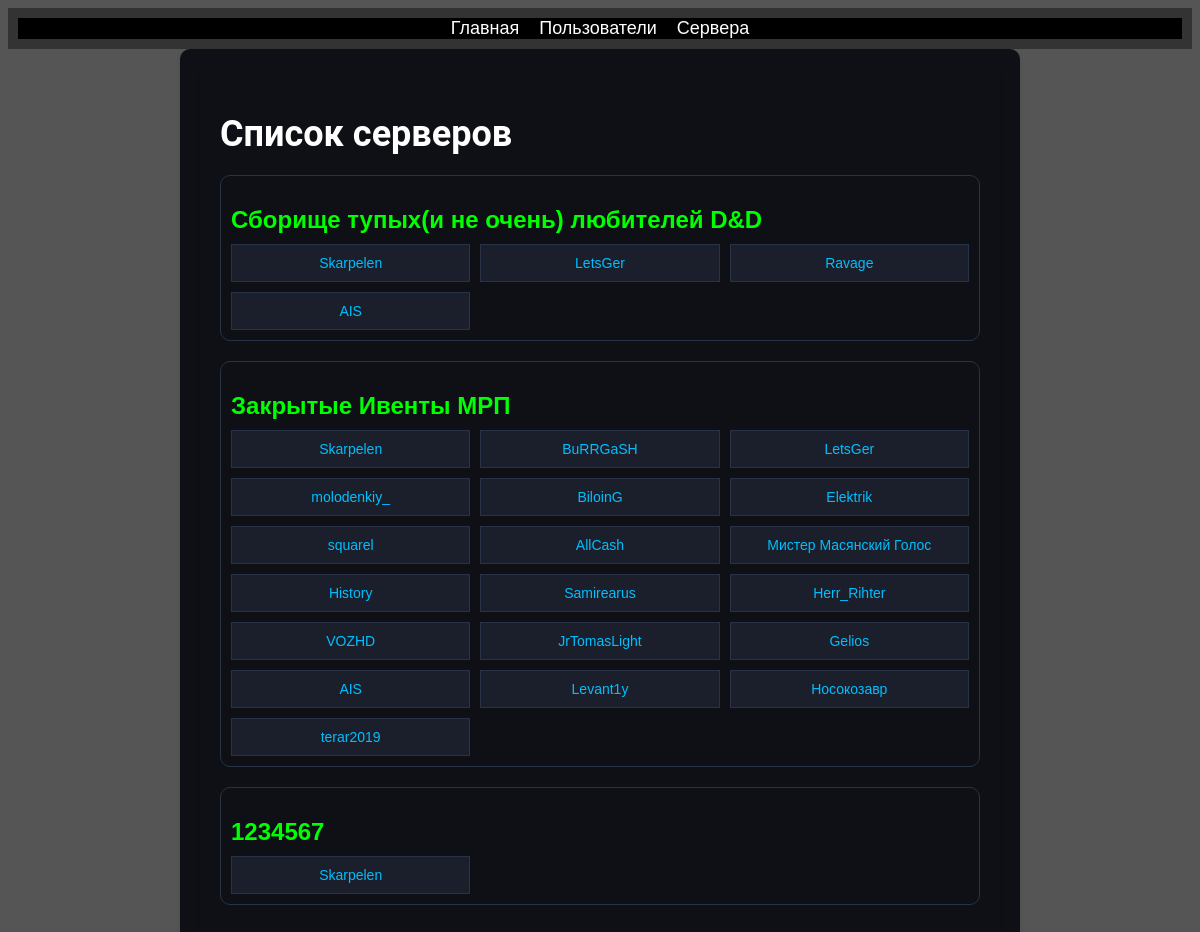
The page /guilds/ on the database its author committed.
### discordbotdb/models.py (models this page shows, shortened)
class Guild(models.Model):
    guild_id = models.AutoField(primary_key=True)
    server_id = models.BigIntegerField()
    server_name = models.TextField()
    prefix = models.TextField(default='+')

class User(models.Model):
    id = models.AutoField(primary_key=True)
    name = models.TextField()
    user_discord_id = models.BigIntegerField()
    guild = models.ForeignKey(Guild, on_delete=models.CASCADE)

### discordbotdb/views.py (the view)
# urls.py: path('guilds/', GuildsListView.as_view(), name='guilds'),
class GuildsListView(ListView):
    model = Guild
    template_name = 'discordbotdb/guilds_list.html'
    def get_context_data(self, **kwargs):
        context = super().get_context_data(**kwargs)
        context['title'] = 'Список серверов'
        return context

### discordbotdb/templates/discordbotdb/guilds_list.html
{% extends 'discordbotdb/base.html' %}
{% block content %}
  <div class="server">
    <div class="server-container">
      <h1>Список серверов</h1>
      {% for guild in object_list %}
        <div class="server">
          <h2>{{ guild.server_name }}</h2>
          <div class="user-list">
            {% for user in guild.user_set.all %}
              <div class="user">
                <a class="user-link" href="{% url 'status' user.id %}">{{ user.name }}</a>
              </div>
            {% empty %}
              <div class="user">Пользователи не найдены.</div>
            {% endfor %}
          </div>
        </div>
      {% empty %}
        <p>Сервера не найдены.</p>
      {% endfor %}
    </div>
  </div>
{% endblock %}

### discordbotdb/static/css/content.css (style rules this page uses)
h1 { font-size: 36px; font-family: "Roboto", sans-serif; color: #fff; margin-bottom: 20px; }
a { color: #00ff00; text-decoration: none; }
body { background-color: #555; font-family: "Arial", sans-serif; }

### discordbotdb/static/css/server.css (style rules this page uses)
.server .server-container { max-width: 800px; margin: 0 auto; background-color: #0e1015; color: #fff; padding: 20px; border-radius: 10px; box-shadow: 0 2px 5px rgba(0, 0, 0, 0.1); }
.server .server { margin-bottom: 20px; border: 1px solid #283347; border-radius: 10px; padding: 10px; }
.server .server h2 { margin-bottom: 10px; font-size: 24px; font-family: "Arial", sans-serif; color: #00ff00; }
.server .user-list { display: grid; grid-template-columns: repeat(3, 1fr); grid-gap: 10px; }
.server .user { padding: 10px; border: 1px solid #283347; background-color: #1b1f2b; color: #fff; font-size: 14px; text-align: center; font-family: "Arial", sans-serif; cursor: pointer; transition: background-color 0.3s ease; }
.server .user a { color: #00bfff; text-decoration: none; }

### rows shown on the page
Guild: server_name "Сборище тупых(и не очень) любителей D&D"
User: name "Skarpelen"
User: name "LetsGer"
User: name "Ravage"
User: name "AIS"
Guild: server_name "Закрытые Ивенты МРП"
User: name "Skarpelen"
User: name "BuRRGaSH"
User: name "LetsGer"
User: name "molodenkiy_"
User: name "BiloinG"
User: name "Elektrik"
User: name "squarel"
User: name "AllCash"
User: name "Мистер Масянский Голос"
User: name "History"
User: name "Samirearus"
User: name "Herr_Rihter"
User: name "VOZHD"
User: name "JrTomasLight"
User: name "Gelios"
User: name "AIS"
User: name "Levant1y"
User: name "Носокозавр"
User: name "terar2019"
Guild: server_name "1234567"
User: name "Skarpelen"
